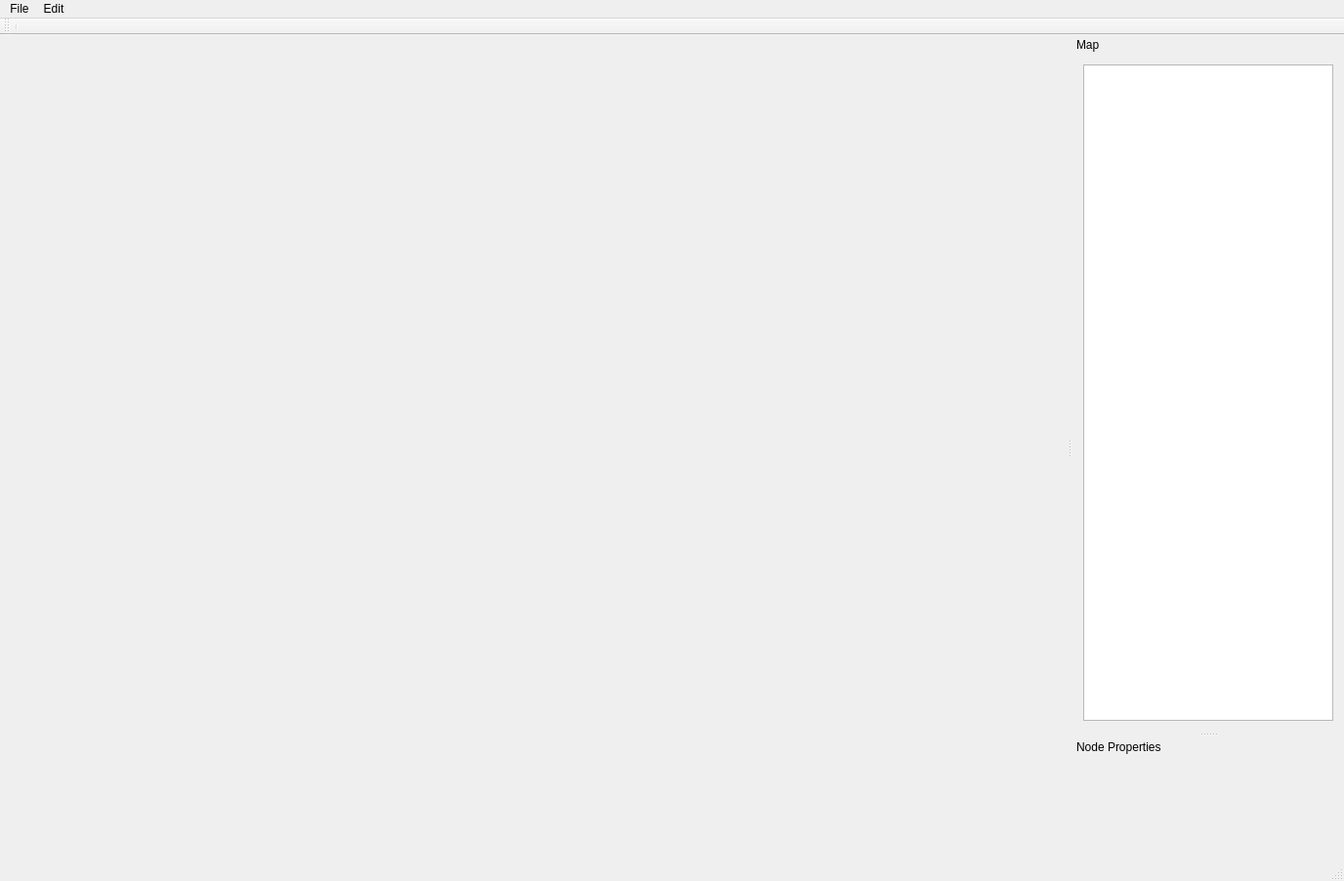
<?xml version="1.0" encoding="UTF-8"?>
<ui version="4.0">
 <class>Editor</class>
 <widget class="QMainWindow" name="Editor">
  <property name="geometry">
   <rect>
    <x>0</x>
    <y>0</y>
    <width>1376</width>
    <height>902</height>
   </rect>
  </property>
  <property name="sizePolicy">
   <sizepolicy hsizetype="Maximum" vsizetype="Maximum">
    <horstretch>0</horstretch>
    <verstretch>0</verstretch>
   </sizepolicy>
  </property>
  <property name="contextMenuPolicy">
   <enum>Qt::ContextMenuPolicy::CustomContextMenu</enum>
  </property>
  <property name="windowTitle">
   <string>Limbic Editor</string>
  </property>
  <property name="dockOptions">
   <set>QMainWindow::DockOption::AllowTabbedDocks|QMainWindow::DockOption::AnimatedDocks</set>
  </property>
  <widget class="QWidget" name="centralWidget">
   <layout class="QVBoxLayout" name="verticalLayout_3">
    <property name="spacing">
     <number>0</number>
    </property>
    <property name="leftMargin">
     <number>0</number>
    </property>
    <property name="topMargin">
     <number>0</number>
    </property>
    <property name="rightMargin">
     <number>0</number>
    </property>
    <property name="bottomMargin">
     <number>0</number>
    </property>
   </layout>
  </widget>
  <widget class="QMenuBar" name="menuBar">
   <property name="geometry">
    <rect>
     <x>0</x>
     <y>0</y>
     <width>1376</width>
     <height>22</height>
    </rect>
   </property>
   <widget class="QMenu" name="menuFile">
    <property name="title">
     <string>File</string>
    </property>
    <addaction name="actionNew"/>
    <addaction name="actionOpen"/>
    <addaction name="actionSave_As"/>
    <addaction name="actionSave"/>
   </widget>
   <widget class="QMenu" name="menuEdit">
    <property name="title">
     <string>Edit</string>
    </property>
    <addaction name="actionSettings"/>
   </widget>
   <addaction name="menuFile"/>
   <addaction name="menuEdit"/>
  </widget>
  <widget class="QToolBar" name="mainToolBar">
   <attribute name="toolBarArea">
    <enum>TopToolBarArea</enum>
   </attribute>
   <attribute name="toolBarBreak">
    <bool>false</bool>
   </attribute>
   <addaction name="separator"/>
  </widget>
  <widget class="QStatusBar" name="statusBar"/>
  <widget class="QDockWidget" name="dockWidget_5">
   <property name="features">
    <set>QDockWidget::DockWidgetFeature::DockWidgetMovable</set>
   </property>
   <property name="windowTitle">
    <string>Map</string>
   </property>
   <attribute name="dockWidgetArea">
    <number>2</number>
   </attribute>
   <widget class="QWidget" name="dockWidgetContents_5">
    <layout class="QVBoxLayout" name="verticalLayout">
     <item>
      <widget class="QTreeView" name="mapTree">
       <property name="dragEnabled">
        <bool>true</bool>
       </property>
       <property name="dragDropMode">
        <enum>QAbstractItemView::DragDropMode::InternalMove</enum>
       </property>
       <property name="defaultDropAction">
        <enum>Qt::DropAction::MoveAction</enum>
       </property>
       <property name="selectionMode">
        <enum>QAbstractItemView::SelectionMode::ExtendedSelection</enum>
       </property>
       <property name="iconSize">
        <size>
         <width>16</width>
         <height>16</height>
        </size>
       </property>
       <attribute name="headerVisible">
        <bool>false</bool>
       </attribute>
      </widget>
     </item>
    </layout>
   </widget>
  </widget>
  <widget class="QDockWidget" name="nodePropertiesDock">
   <property name="features">
    <set>QDockWidget::DockWidgetFeature::DockWidgetMovable</set>
   </property>
   <property name="windowTitle">
    <string>Node Properties</string>
   </property>
   <attribute name="dockWidgetArea">
    <number>2</number>
   </attribute>
   <widget class="QWidget" name="nodePropertiesDockLayout">
    <layout class="QVBoxLayout" name="verticalLayout_2"/>
   </widget>
  </widget>
  <action name="actionNew">
   <property name="text">
    <string>New</string>
   </property>
  </action>
  <action name="actionOpen">
   <property name="text">
    <string>Open</string>
   </property>
  </action>
  <action name="actionScene_Editor">
   <property name="text">
    <string>Scene Editor</string>
   </property>
  </action>
  <action name="actionResource_Editor">
   <property name="text">
    <string>Resource Editor</string>
   </property>
  </action>
  <action name="actionWindow">
   <property name="text">
    <string>Window</string>
   </property>
  </action>
  <action name="actionTexture_Manager">
   <property name="text">
    <string>Texture Manager</string>
   </property>
  </action>
  <action name="actionMesh_Manager">
   <property name="text">
    <string>Mesh Manager</string>
   </property>
  </action>
  <action name="actionMaterial_Manager">
   <property name="text">
    <string>Material Manager</string>
   </property>
  </action>
  <action name="actionSettings">
   <property name="text">
    <string>Settings</string>
   </property>
  </action>
  <action name="actionSave_As">
   <property name="text">
    <string>Save As</string>
   </property>
  </action>
  <action name="actionSave">
   <property name="text">
    <string>Save</string>
   </property>
  </action>
 </widget>
 <layoutdefault spacing="6" margin="11"/>
 <resources>
  <include location="LimbicEditor.qrc"/>
 </resources>
 <connections/>
</ui>
